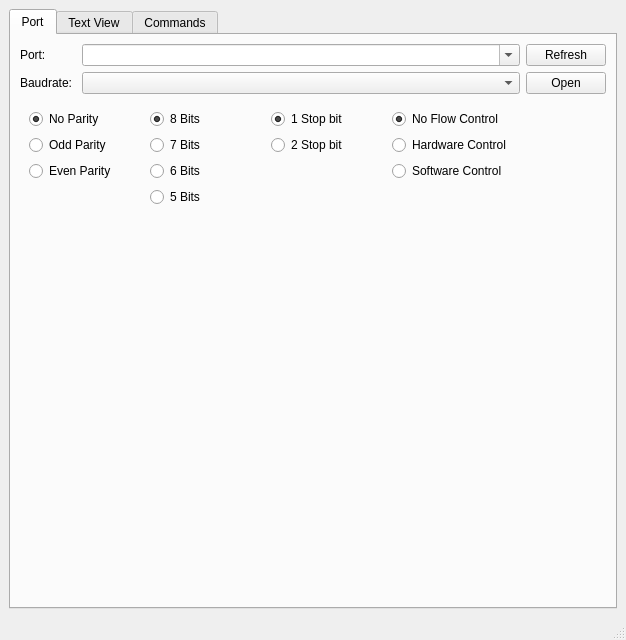
<?xml version="1.0" encoding="UTF-8"?>
<ui version="4.0">
 <class>MainWindow</class>
 <widget class="QMainWindow" name="MainWindow">
  <property name="geometry">
   <rect>
    <x>0</x>
    <y>0</y>
    <width>626</width>
    <height>640</height>
   </rect>
  </property>
  <property name="windowTitle">
   <string>MainWindow</string>
  </property>
  <widget class="QWidget" name="centralwidget">
   <layout class="QVBoxLayout" name="verticalLayout">
    <item>
     <layout class="QGridLayout" name="gridLayout">
      <item row="0" column="0">
       <widget class="QTabWidget" name="tabWidget">
        <property name="currentIndex">
         <number>0</number>
        </property>
        <widget class="QWidget" name="portTab">
         <attribute name="title">
          <string>Port</string>
         </attribute>
         <layout class="QVBoxLayout" name="verticalLayout_2">
          <item>
           <layout class="QGridLayout" name="gridLayout_2">
            <item row="0" column="1">
             <widget class="QPushButton" name="portRefreshPushButton">
              <property name="text">
               <string>Refresh</string>
              </property>
             </widget>
            </item>
            <item row="7" column="0">
             <layout class="QHBoxLayout" name="horizontalLayout">
              <item>
               <widget class="QWidget" name="widget" native="true">
                <layout class="QVBoxLayout" name="verticalLayout_7">
                 <item>
                  <widget class="QRadioButton" name="portNoParityRadioButton">
                   <property name="text">
                    <string>No Parity</string>
                   </property>
                   <property name="checked">
                    <bool>true</bool>
                   </property>
                  </widget>
                 </item>
                 <item>
                  <widget class="QRadioButton" name="portOddParityRadioButton">
                   <property name="text">
                    <string>Odd Parity</string>
                   </property>
                  </widget>
                 </item>
                 <item>
                  <widget class="QRadioButton" name="portEvenParityRadioButton">
                   <property name="text">
                    <string>Even Parity</string>
                   </property>
                  </widget>
                 </item>
                 <item>
                  <spacer name="verticalSpacer_2">
                   <property name="orientation">
                    <enum>Qt::Vertical</enum>
                   </property>
                   <property name="sizeHint" stdset="0">
                    <size>
                     <width>20</width>
                     <height>40</height>
                    </size>
                   </property>
                  </spacer>
                 </item>
                </layout>
               </widget>
              </item>
              <item>
               <widget class="QWidget" name="widget_2" native="true">
                <layout class="QVBoxLayout" name="verticalLayout_4">
                 <item>
                  <widget class="QRadioButton" name="port8BitsRadioButton">
                   <property name="text">
                    <string>8 Bits</string>
                   </property>
                   <property name="checked">
                    <bool>true</bool>
                   </property>
                  </widget>
                 </item>
                 <item>
                  <widget class="QRadioButton" name="port7BitsRadioButton">
                   <property name="text">
                    <string>7 Bits</string>
                   </property>
                  </widget>
                 </item>
                 <item>
                  <widget class="QRadioButton" name="port6BitsRadioButton">
                   <property name="text">
                    <string>6 Bits</string>
                   </property>
                  </widget>
                 </item>
                 <item>
                  <widget class="QRadioButton" name="port5BitsRadioButton">
                   <property name="text">
                    <string>5 Bits</string>
                   </property>
                  </widget>
                 </item>
                 <item>
                  <spacer name="verticalSpacer_5">
                   <property name="orientation">
                    <enum>Qt::Vertical</enum>
                   </property>
                   <property name="sizeHint" stdset="0">
                    <size>
                     <width>20</width>
                     <height>40</height>
                    </size>
                   </property>
                  </spacer>
                 </item>
                </layout>
               </widget>
              </item>
              <item>
               <widget class="QWidget" name="widget_3" native="true">
                <layout class="QVBoxLayout" name="verticalLayout_5">
                 <item>
                  <widget class="QRadioButton" name="port1StopBitRadioButton">
                   <property name="text">
                    <string>1 Stop bit</string>
                   </property>
                   <property name="checked">
                    <bool>true</bool>
                   </property>
                  </widget>
                 </item>
                 <item>
                  <widget class="QRadioButton" name="port2StopBitRadioButton_9">
                   <property name="text">
                    <string>2 Stop bit</string>
                   </property>
                  </widget>
                 </item>
                 <item>
                  <spacer name="verticalSpacer_3">
                   <property name="orientation">
                    <enum>Qt::Vertical</enum>
                   </property>
                   <property name="sizeHint" stdset="0">
                    <size>
                     <width>20</width>
                     <height>40</height>
                    </size>
                   </property>
                  </spacer>
                 </item>
                </layout>
               </widget>
              </item>
              <item>
               <widget class="QWidget" name="widget_4" native="true">
                <layout class="QVBoxLayout" name="verticalLayout_6">
                 <item>
                  <widget class="QRadioButton" name="portNoFlowControlRadioButton">
                   <property name="text">
                    <string>No Flow Control</string>
                   </property>
                   <property name="checked">
                    <bool>true</bool>
                   </property>
                  </widget>
                 </item>
                 <item>
                  <widget class="QRadioButton" name="portHardwareControlRadioButton">
                   <property name="text">
                    <string>Hardware Control</string>
                   </property>
                   <property name="checked">
                    <bool>false</bool>
                   </property>
                  </widget>
                 </item>
                 <item>
                  <widget class="QRadioButton" name="portSoftwareControlRadioButton">
                   <property name="text">
                    <string>Software Control</string>
                   </property>
                  </widget>
                 </item>
                 <item>
                  <spacer name="verticalSpacer_4">
                   <property name="orientation">
                    <enum>Qt::Vertical</enum>
                   </property>
                   <property name="sizeHint" stdset="0">
                    <size>
                     <width>20</width>
                     <height>40</height>
                    </size>
                   </property>
                  </spacer>
                 </item>
                </layout>
               </widget>
              </item>
             </layout>
            </item>
            <item row="1" column="1">
             <widget class="QPushButton" name="portOpenClosePushButton">
              <property name="text">
               <string>Open</string>
              </property>
             </widget>
            </item>
            <item row="0" column="0" rowspan="2">
             <layout class="QGridLayout" name="gridLayout_3">
              <item row="0" column="0">
               <widget class="QLabel" name="label">
                <property name="text">
                 <string>Port: </string>
                </property>
               </widget>
              </item>
              <item row="0" column="1">
               <widget class="QComboBox" name="portComboBox">
                <property name="sizePolicy">
                 <sizepolicy hsizetype="Expanding" vsizetype="Fixed">
                  <horstretch>0</horstretch>
                  <verstretch>0</verstretch>
                 </sizepolicy>
                </property>
                <property name="editable">
                 <bool>true</bool>
                </property>
               </widget>
              </item>
              <item row="1" column="0">
               <widget class="QLabel" name="label_2">
                <property name="text">
                 <string>Baudrate: </string>
                </property>
               </widget>
              </item>
              <item row="1" column="1">
               <widget class="QComboBox" name="portBaudrateComboBox">
                <property name="sizePolicy">
                 <sizepolicy hsizetype="Expanding" vsizetype="Fixed">
                  <horstretch>0</horstretch>
                  <verstretch>0</verstretch>
                 </sizepolicy>
                </property>
                <property name="editable">
                 <bool>false</bool>
                </property>
               </widget>
              </item>
             </layout>
            </item>
           </layout>
          </item>
          <item>
           <spacer name="verticalSpacer">
            <property name="orientation">
             <enum>Qt::Vertical</enum>
            </property>
            <property name="sizeHint" stdset="0">
             <size>
              <width>20</width>
              <height>40</height>
             </size>
            </property>
           </spacer>
          </item>
         </layout>
        </widget>
        <widget class="QWidget" name="textViewTab">
         <attribute name="title">
          <string>Text View</string>
         </attribute>
         <layout class="QVBoxLayout" name="verticalLayout_8">
          <item>
           <layout class="QGridLayout" name="gridLayout_4">
            <item row="0" column="0">
             <widget class="QWidget" name="widget_5" native="true">
              <layout class="QVBoxLayout" name="verticalLayout_3">
               <item>
                <widget class="QCheckBox" name="textViewEnableCheckBox">
                 <property name="text">
                  <string>Enable</string>
                 </property>
                </widget>
               </item>
               <item>
                <widget class="QLabel" name="label_3">
                 <property name="text">
                  <string>Num. Lines:</string>
                 </property>
                </widget>
               </item>
               <item>
                <widget class="QSpinBox" name="textViewMaxNumLinesSpinBox">
                 <property name="maximum">
                  <number>3000</number>
                 </property>
                 <property name="value">
                  <number>1000</number>
                 </property>
                </widget>
               </item>
               <item>
                <spacer name="verticalSpacer_6">
                 <property name="orientation">
                  <enum>Qt::Vertical</enum>
                 </property>
                 <property name="sizeHint" stdset="0">
                  <size>
                   <width>20</width>
                   <height>40</height>
                  </size>
                 </property>
                </spacer>
               </item>
               <item>
                <widget class="QPushButton" name="textViewClearPushButton">
                 <property name="text">
                  <string>Clear</string>
                 </property>
                </widget>
               </item>
              </layout>
             </widget>
            </item>
            <item row="1" column="0" colspan="2">
             <layout class="QHBoxLayout" name="horizontalLayout_2">
              <item>
               <widget class="QLineEdit" name="textViewSendLineEdit"/>
              </item>
              <item>
               <widget class="QComboBox" name="textViewSendLineEndingComboBox">
                <item>
                 <property name="text">
                  <string>No line ending</string>
                 </property>
                </item>
                <item>
                 <property name="text">
                  <string>Newline(\n)</string>
                 </property>
                </item>
                <item>
                 <property name="text">
                  <string>Carriage return(\r)</string>
                 </property>
                </item>
                <item>
                 <property name="text">
                  <string>Both(\r\n)</string>
                 </property>
                </item>
               </widget>
              </item>
              <item>
               <widget class="QPushButton" name="textViewSendPushButton">
                <property name="text">
                 <string>Send</string>
                </property>
               </widget>
              </item>
             </layout>
            </item>
            <item row="0" column="1">
             <widget class="QPlainTextEdit" name="textViewPlainTextEdit">
              <property name="undoRedoEnabled">
               <bool>false</bool>
              </property>
              <property name="readOnly">
               <bool>true</bool>
              </property>
             </widget>
            </item>
           </layout>
          </item>
         </layout>
        </widget>
        <widget class="QWidget" name="commandsTab">
         <attribute name="title">
          <string>Commands</string>
         </attribute>
        </widget>
       </widget>
      </item>
     </layout>
    </item>
   </layout>
  </widget>
  <widget class="QMenuBar" name="menubar">
   <property name="geometry">
    <rect>
     <x>0</x>
     <y>0</y>
     <width>626</width>
     <height>22</height>
    </rect>
   </property>
  </widget>
  <widget class="QStatusBar" name="statusbar"/>
 </widget>
 <resources/>
 <connections/>
</ui>
